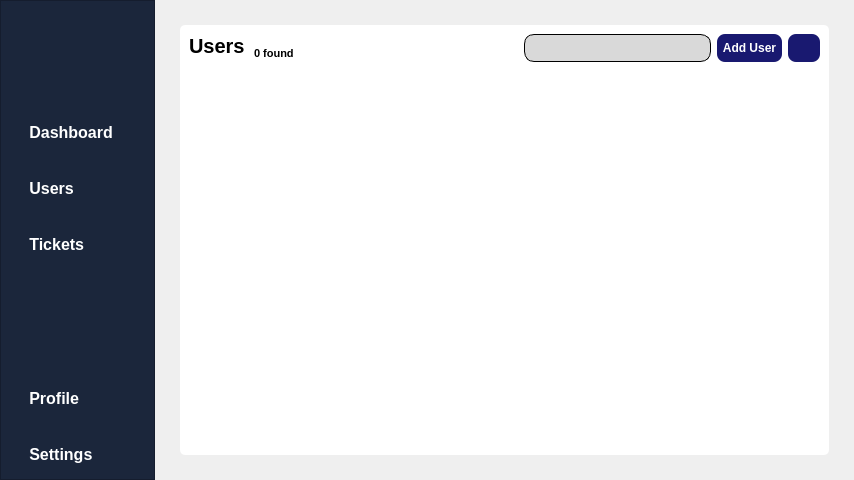
<?xml version="1.0" encoding="UTF-8"?>
<ui version="4.0">
 <class>FaroBTClass</class>
 <widget class="QMainWindow" name="FaroBTClass">
  <property name="geometry">
   <rect>
    <x>0</x>
    <y>0</y>
    <width>854</width>
    <height>480</height>
   </rect>
  </property>
  <property name="minimumSize">
   <size>
    <width>854</width>
    <height>480</height>
   </size>
  </property>
  <property name="windowTitle">
   <string>FaroBT</string>
  </property>
  <widget class="QWidget" name="root_widget">
   <layout class="QHBoxLayout" name="horizontalLayout">
    <property name="spacing">
     <number>0</number>
    </property>
    <property name="leftMargin">
     <number>0</number>
    </property>
    <property name="topMargin">
     <number>0</number>
    </property>
    <property name="rightMargin">
     <number>0</number>
    </property>
    <property name="bottomMargin">
     <number>0</number>
    </property>
    <item>
     <widget class="SideBar" name="sidebar">
      <property name="sizePolicy">
       <sizepolicy hsizetype="Minimum" vsizetype="Preferred">
        <horstretch>0</horstretch>
        <verstretch>0</verstretch>
       </sizepolicy>
      </property>
      <property name="minimumSize">
       <size>
        <width>155</width>
        <height>0</height>
       </size>
      </property>
      <property name="maximumSize">
       <size>
        <width>155</width>
        <height>16777215</height>
       </size>
      </property>
      <property name="styleSheet">
       <string notr="true">#sidebar
{
	background-color: #1B263B;
}
QPushButton
{
	border: none;
	color: white;
	padding-left: 15px;
	text-align: left;
}
QPushButton:pressed
{
	background-color: #1F335D;
	border: none;
}</string>
      </property>
      <property name="frameShape">
       <enum>QFrame::StyledPanel</enum>
      </property>
      <property name="frameShadow">
       <enum>QFrame::Raised</enum>
      </property>
      <layout class="QVBoxLayout" name="verticalLayout">
       <property name="leftMargin">
        <number>0</number>
       </property>
       <property name="topMargin">
        <number>0</number>
       </property>
       <property name="rightMargin">
        <number>0</number>
       </property>
       <property name="bottomMargin">
        <number>0</number>
       </property>
       <item>
        <layout class="QHBoxLayout" name="sidebar_header">
         <property name="topMargin">
          <number>25</number>
         </property>
         <property name="bottomMargin">
          <number>25</number>
         </property>
         <item alignment="Qt::AlignLeft">
          <widget class="QPushButton" name="toggle_menu">
           <property name="sizePolicy">
            <sizepolicy hsizetype="Maximum" vsizetype="Maximum">
             <horstretch>0</horstretch>
             <verstretch>0</verstretch>
            </sizepolicy>
           </property>
           <property name="minimumSize">
            <size>
             <width>55</width>
             <height>50</height>
            </size>
           </property>
           <property name="icon">
            <iconset resource="../MainResourceFile.qrc">
             <normaloff>:/WhiteIcons/data/icons/WhiteIcons/menu.svg</normaloff>:/WhiteIcons/data/icons/WhiteIcons/menu.svg</iconset>
           </property>
           <property name="iconSize">
            <size>
             <width>24</width>
             <height>24</height>
            </size>
           </property>
           <property name="flat">
            <bool>true</bool>
           </property>
          </widget>
         </item>
         <item>
          <widget class="QFrame" name="logo">
           <property name="sizePolicy">
            <sizepolicy hsizetype="Minimum" vsizetype="Minimum">
             <horstretch>0</horstretch>
             <verstretch>0</verstretch>
            </sizepolicy>
           </property>
           <property name="frameShape">
            <enum>QFrame::StyledPanel</enum>
           </property>
           <property name="frameShadow">
            <enum>QFrame::Raised</enum>
           </property>
          </widget>
         </item>
         <item>
          <spacer name="horizontalSpacer">
           <property name="orientation">
            <enum>Qt::Horizontal</enum>
           </property>
           <property name="sizeHint" stdset="0">
            <size>
             <width>40</width>
             <height>20</height>
            </size>
           </property>
          </spacer>
         </item>
        </layout>
       </item>
       <item>
        <widget class="QPushButton" name="dashboard_button">
         <property name="sizePolicy">
          <sizepolicy hsizetype="Minimum" vsizetype="Fixed">
           <horstretch>0</horstretch>
           <verstretch>0</verstretch>
          </sizepolicy>
         </property>
         <property name="minimumSize">
          <size>
           <width>0</width>
           <height>50</height>
          </size>
         </property>
         <property name="font">
          <font>
           <pointsize>12</pointsize>
           <bold>true</bold>
          </font>
         </property>
         <property name="styleSheet">
          <string notr="true"/>
         </property>
         <property name="text">
          <string>   Dashboard</string>
         </property>
         <property name="icon">
          <iconset resource="../MainResourceFile.qrc">
           <normaloff>:/WhiteIcons/data/icons/WhiteIcons/home.svg</normaloff>:/WhiteIcons/data/icons/WhiteIcons/home.svg</iconset>
         </property>
         <property name="iconSize">
          <size>
           <width>24</width>
           <height>24</height>
          </size>
         </property>
         <property name="flat">
          <bool>true</bool>
         </property>
        </widget>
       </item>
       <item>
        <widget class="QPushButton" name="users_button">
         <property name="minimumSize">
          <size>
           <width>0</width>
           <height>50</height>
          </size>
         </property>
         <property name="font">
          <font>
           <pointsize>12</pointsize>
           <bold>true</bold>
          </font>
         </property>
         <property name="text">
          <string>   Users</string>
         </property>
         <property name="icon">
          <iconset resource="../MainResourceFile.qrc">
           <normaloff>:/WhiteIcons/data/icons/WhiteIcons/users.svg</normaloff>:/WhiteIcons/data/icons/WhiteIcons/users.svg</iconset>
         </property>
         <property name="iconSize">
          <size>
           <width>24</width>
           <height>24</height>
          </size>
         </property>
         <property name="flat">
          <bool>true</bool>
         </property>
        </widget>
       </item>
       <item>
        <widget class="QPushButton" name="tickets_button">
         <property name="minimumSize">
          <size>
           <width>0</width>
           <height>50</height>
          </size>
         </property>
         <property name="font">
          <font>
           <pointsize>12</pointsize>
           <bold>true</bold>
          </font>
         </property>
         <property name="text">
          <string>   Tickets</string>
         </property>
         <property name="icon">
          <iconset resource="../MainResourceFile.qrc">
           <normaloff>:/WhiteIcons/data/icons/WhiteIcons/file-text.svg</normaloff>:/WhiteIcons/data/icons/WhiteIcons/file-text.svg</iconset>
         </property>
         <property name="iconSize">
          <size>
           <width>24</width>
           <height>24</height>
          </size>
         </property>
         <property name="flat">
          <bool>true</bool>
         </property>
        </widget>
       </item>
       <item>
        <spacer name="vertical_spacer">
         <property name="orientation">
          <enum>Qt::Vertical</enum>
         </property>
         <property name="sizeHint" stdset="0">
          <size>
           <width>20</width>
           <height>47</height>
          </size>
         </property>
        </spacer>
       </item>
       <item>
        <widget class="QPushButton" name="profile_button">
         <property name="minimumSize">
          <size>
           <width>0</width>
           <height>50</height>
          </size>
         </property>
         <property name="font">
          <font>
           <pointsize>12</pointsize>
           <bold>true</bold>
          </font>
         </property>
         <property name="text">
          <string>   Profile</string>
         </property>
         <property name="icon">
          <iconset resource="../MainResourceFile.qrc">
           <normaloff>:/WhiteIcons/data/icons/WhiteIcons/user.svg</normaloff>:/WhiteIcons/data/icons/WhiteIcons/user.svg</iconset>
         </property>
         <property name="iconSize">
          <size>
           <width>24</width>
           <height>24</height>
          </size>
         </property>
         <property name="flat">
          <bool>true</bool>
         </property>
        </widget>
       </item>
       <item>
        <widget class="QPushButton" name="setttings_button">
         <property name="minimumSize">
          <size>
           <width>0</width>
           <height>50</height>
          </size>
         </property>
         <property name="font">
          <font>
           <pointsize>12</pointsize>
           <bold>true</bold>
          </font>
         </property>
         <property name="text">
          <string>   Settings</string>
         </property>
         <property name="icon">
          <iconset resource="../MainResourceFile.qrc">
           <normaloff>:/WhiteIcons/data/icons/WhiteIcons/settings.svg</normaloff>:/WhiteIcons/data/icons/WhiteIcons/settings.svg</iconset>
         </property>
         <property name="iconSize">
          <size>
           <width>24</width>
           <height>24</height>
          </size>
         </property>
         <property name="flat">
          <bool>true</bool>
         </property>
        </widget>
       </item>
      </layout>
     </widget>
    </item>
    <item>
     <widget class="QStackedWidget" name="stacked_sites">
      <property name="sizePolicy">
       <sizepolicy hsizetype="Minimum" vsizetype="Preferred">
        <horstretch>0</horstretch>
        <verstretch>0</verstretch>
       </sizepolicy>
      </property>
      <property name="currentIndex">
       <number>2</number>
      </property>
      <widget class="QWidget" name="dashboard_stack">
       <widget class="QPushButton" name="pushButton">
        <property name="geometry">
         <rect>
          <x>170</x>
          <y>60</y>
          <width>75</width>
          <height>24</height>
         </rect>
        </property>
        <property name="text">
         <string>PushButton</string>
        </property>
       </widget>
      </widget>
      <widget class="QWidget" name="tickets_stack">
       <layout class="QVBoxLayout" name="verticalLayout_2">
        <item>
         <widget class="QPushButton" name="pushButton_3">
          <property name="text">
           <string>PushButton</string>
          </property>
         </widget>
        </item>
       </layout>
      </widget>
      <widget class="QWidget" name="user_site_widget">
       <property name="styleSheet">
        <string notr="true"/>
       </property>
       <layout class="QVBoxLayout" name="verticalLayout_4">
        <property name="leftMargin">
         <number>25</number>
        </property>
        <property name="topMargin">
         <number>25</number>
        </property>
        <property name="rightMargin">
         <number>25</number>
        </property>
        <property name="bottomMargin">
         <number>25</number>
        </property>
        <item>
         <widget class="UserSite" name="user_site">
          <property name="styleSheet">
           <string notr="true">#user_site
{
	background-color: white;
	border-radius: 5px;
}</string>
          </property>
          <property name="frameShape">
           <enum>QFrame::StyledPanel</enum>
          </property>
          <property name="frameShadow">
           <enum>QFrame::Raised</enum>
          </property>
          <layout class="QVBoxLayout" name="verticalLayout_3">
           <property name="leftMargin">
            <number>0</number>
           </property>
           <property name="topMargin">
            <number>9</number>
           </property>
           <property name="rightMargin">
            <number>0</number>
           </property>
           <property name="bottomMargin">
            <number>0</number>
           </property>
           <item>
            <layout class="QHBoxLayout" name="header_table">
             <property name="spacing">
              <number>6</number>
             </property>
             <property name="leftMargin">
              <number>9</number>
             </property>
             <property name="rightMargin">
              <number>9</number>
             </property>
             <item alignment="Qt::AlignTop">
              <widget class="QLabel" name="users_title">
               <property name="sizePolicy">
                <sizepolicy hsizetype="Maximum" vsizetype="Preferred">
                 <horstretch>0</horstretch>
                 <verstretch>0</verstretch>
                </sizepolicy>
               </property>
               <property name="font">
                <font>
                 <pointsize>15</pointsize>
                 <bold>true</bold>
                </font>
               </property>
               <property name="text">
                <string>Users</string>
               </property>
              </widget>
             </item>
             <item alignment="Qt::AlignBottom">
              <widget class="QLabel" name="x_found">
               <property name="font">
                <font>
                 <pointsize>8</pointsize>
                 <bold>true</bold>
                </font>
               </property>
               <property name="styleSheet">
                <string notr="true">#x_found
{
	padding-bottom: 2px;
}</string>
               </property>
               <property name="text">
                <string>0 found</string>
               </property>
              </widget>
             </item>
             <item>
              <spacer name="spacer">
               <property name="orientation">
                <enum>Qt::Horizontal</enum>
               </property>
               <property name="sizeHint" stdset="0">
                <size>
                 <width>40</width>
                 <height>20</height>
                </size>
               </property>
              </spacer>
             </item>
             <item>
              <widget class="QPushButton" name="filters_button">
               <property name="sizePolicy">
                <sizepolicy hsizetype="Maximum" vsizetype="Maximum">
                 <horstretch>0</horstretch>
                 <verstretch>0</verstretch>
                </sizepolicy>
               </property>
               <property name="cursor">
                <cursorShape>PointingHandCursor</cursorShape>
               </property>
               <property name="styleSheet">
                <string notr="true">#filters_button
{
	border: none;
}
#filters_button:pressed
{	
	background-color: transparent;
}</string>
               </property>
               <property name="text">
                <string/>
               </property>
               <property name="icon">
                <iconset resource="../MainResourceFile.qrc">
                 <normaloff>:/BlackIcons/data/icons/BlackIcons/filter.svg</normaloff>:/BlackIcons/data/icons/BlackIcons/filter.svg</iconset>
               </property>
               <property name="iconSize">
                <size>
                 <width>24</width>
                 <height>24</height>
                </size>
               </property>
               <property name="flat">
                <bool>true</bool>
               </property>
              </widget>
             </item>
             <item>
              <widget class="QFrame" name="search_frame">
               <property name="sizePolicy">
                <sizepolicy hsizetype="Expanding" vsizetype="Maximum">
                 <horstretch>0</horstretch>
                 <verstretch>0</verstretch>
                </sizepolicy>
               </property>
               <property name="minimumSize">
                <size>
                 <width>0</width>
                 <height>28</height>
                </size>
               </property>
               <property name="maximumSize">
                <size>
                 <width>400</width>
                 <height>28</height>
                </size>
               </property>
               <property name="styleSheet">
                <string notr="true">#search_frame
{
	background-color: #D9D9D9;
	border: 1px solid #000000;
	border-radius: 10px;
}</string>
               </property>
               <property name="frameShape">
                <enum>QFrame::StyledPanel</enum>
               </property>
               <property name="frameShadow">
                <enum>QFrame::Raised</enum>
               </property>
               <layout class="QHBoxLayout" name="horizontalLayout_2">
                <property name="spacing">
                 <number>0</number>
                </property>
                <property name="leftMargin">
                 <number>0</number>
                </property>
                <property name="topMargin">
                 <number>0</number>
                </property>
                <property name="rightMargin">
                 <number>0</number>
                </property>
                <property name="bottomMargin">
                 <number>0</number>
                </property>
                <item>
                 <widget class="QLineEdit" name="search_text">
                  <property name="sizePolicy">
                   <sizepolicy hsizetype="Expanding" vsizetype="Maximum">
                    <horstretch>0</horstretch>
                    <verstretch>0</verstretch>
                   </sizepolicy>
                  </property>
                  <property name="font">
                   <font>
                    <pointsize>12</pointsize>
                   </font>
                  </property>
                  <property name="styleSheet">
                   <string notr="true">#search_text
{
	background-color: transparent;
	border: none;
	color: black;
	padding-left: 5px;
}</string>
                  </property>
                 </widget>
                </item>
                <item alignment="Qt::AlignRight">
                 <widget class="QPushButton" name="search_button">
                  <property name="sizePolicy">
                   <sizepolicy hsizetype="Maximum" vsizetype="Fixed">
                    <horstretch>0</horstretch>
                    <verstretch>0</verstretch>
                   </sizepolicy>
                  </property>
                  <property name="cursor">
                   <cursorShape>PointingHandCursor</cursorShape>
                  </property>
                  <property name="styleSheet">
                   <string notr="true">#search_button:pressed
{
	background-color: transparent;
}</string>
                  </property>
                  <property name="text">
                   <string/>
                  </property>
                  <property name="icon">
                   <iconset resource="../MainResourceFile.qrc">
                    <normaloff>:/BlackIcons/data/icons/BlackIcons/search.svg</normaloff>:/BlackIcons/data/icons/BlackIcons/search.svg</iconset>
                  </property>
                  <property name="iconSize">
                   <size>
                    <width>24</width>
                    <height>24</height>
                   </size>
                  </property>
                  <property name="flat">
                   <bool>true</bool>
                  </property>
                 </widget>
                </item>
               </layout>
              </widget>
             </item>
             <item>
              <widget class="QPushButton" name="add_user_button">
               <property name="sizePolicy">
                <sizepolicy hsizetype="Minimum" vsizetype="Maximum">
                 <horstretch>0</horstretch>
                 <verstretch>0</verstretch>
                </sizepolicy>
               </property>
               <property name="minimumSize">
                <size>
                 <width>65</width>
                 <height>28</height>
                </size>
               </property>
               <property name="font">
                <font>
                 <bold>true</bold>
                </font>
               </property>
               <property name="cursor">
                <cursorShape>PointingHandCursor</cursorShape>
               </property>
               <property name="styleSheet">
                <string notr="true">#add_user_button
{
	background-color: #191970;
	color: white;
	border: none;
	border-radius: 8px;
}</string>
               </property>
               <property name="text">
                <string>Add User</string>
               </property>
               <property name="flat">
                <bool>true</bool>
               </property>
              </widget>
             </item>
             <item>
              <widget class="QPushButton" name="refresh_button">
               <property name="sizePolicy">
                <sizepolicy hsizetype="Preferred" vsizetype="Maximum">
                 <horstretch>0</horstretch>
                 <verstretch>0</verstretch>
                </sizepolicy>
               </property>
               <property name="minimumSize">
                <size>
                 <width>28</width>
                 <height>28</height>
                </size>
               </property>
               <property name="cursor">
                <cursorShape>PointingHandCursor</cursorShape>
               </property>
               <property name="styleSheet">
                <string notr="true">#refresh_button
{
	background-color: #191970;
	color: white;
	border: none;
	border-radius: 8px;
}</string>
               </property>
               <property name="text">
                <string/>
               </property>
               <property name="icon">
                <iconset resource="../MainResourceFile.qrc">
                 <normaloff>:/WhiteIcons/data/icons/WhiteIcons/refresh-cw.svg</normaloff>:/WhiteIcons/data/icons/WhiteIcons/refresh-cw.svg</iconset>
               </property>
               <property name="flat">
                <bool>true</bool>
               </property>
              </widget>
             </item>
            </layout>
           </item>
           <item>
            <widget class="QTableView" name="table_view">
             <property name="focusPolicy">
              <enum>Qt::NoFocus</enum>
             </property>
             <property name="autoFillBackground">
              <bool>false</bool>
             </property>
             <property name="styleSheet">
              <string notr="true">#table_view
{
	background-color: transparent;
	border: none;
}

#table_view::item
{
	border: 0px;
	padding-left: 12px;
}

#table_view::item:selected
{
	background-color: #add8e6;
}
</string>
             </property>
             <property name="showGrid">
              <bool>false</bool>
             </property>
             <property name="sortingEnabled">
              <bool>false</bool>
             </property>
             <property name="cornerButtonEnabled">
              <bool>false</bool>
             </property>
            </widget>
           </item>
          </layout>
         </widget>
        </item>
       </layout>
      </widget>
     </widget>
    </item>
   </layout>
  </widget>
 </widget>
 <layoutdefault spacing="6" margin="11"/>
 <customwidgets>
  <customwidget>
   <class>SideBar</class>
   <extends>QFrame</extends>
   <header>SideBar.h</header>
   <container>1</container>
  </customwidget>
  <customwidget>
   <class>UserSite</class>
   <extends>QFrame</extends>
   <header>UserSite/UserSite.h</header>
   <container>1</container>
  </customwidget>
 </customwidgets>
 <resources>
  <include location="../MainResourceFile.qrc"/>
 </resources>
 <connections/>
</ui>
